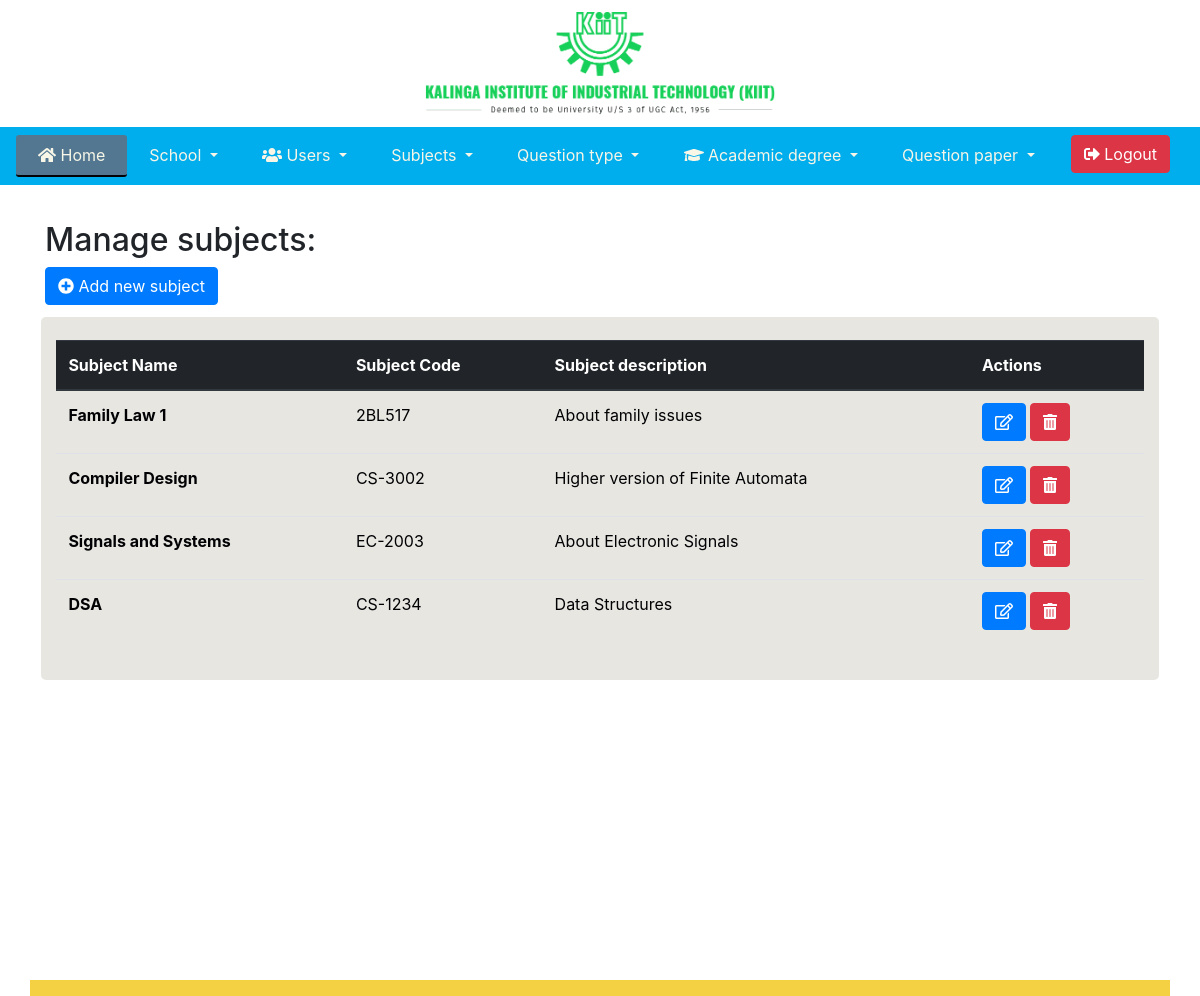
Page /nishi/nishi/manage-subject.php (signed in) on the committed database.
### tables this page shows
CREATE TABLE `subject` (
  `sub_id` int(5) NOT NULL,
  `sub_code` varchar(20) NOT NULL,
  `sub_name` varchar(50) NOT NULL,
  `sub_desc` varchar(50) NOT NULL,
  `school_id` int(11) DEFAULT NULL,
  `y_id` int(11) DEFAULT NULL,
  `comments` varchar(100) DEFAULT NULL,
  `injected_date` timestamp NOT NULL DEFAULT CURRENT_TIMESTAMP
);

### nishi/nishi/manage-subject.php (the view, shortened to what this page needs)
<?php session_start();
      include 'include/header.php';
      include 'include/navbar.php';
?>
<div class="container">
  <h2> Manage subjects: </h2>
    <a href="add-subject.php" role="button" class="btn btn-md btn-primary">
      <i class="fa fa-plus-circle"></i>
      Add new subject
    </a>
  <div class="row">
    <div class="col data-col" id="viewSchools">
        <table class="table">
          <thead class="thead-dark">
            <tr>
            <th scope="col">Subject Name</th>
            <th scope="col">Subject Code </th>
            <th scope="col">Subject description</th>
            <th scope="col">Actions</th>
          </tr>
        </thead>
        <tbody>
              <?php
              try {
              $pdo = Database::connect();
              $sql = "SELECT * FROM subject ORDER BY injected_date DESC";
              ?>
              <?php foreach($pdo->query($sql) as $sub) :?>
                <tr>
                  <th scope="row"> <?php echo $sub['sub_name'] ?> </th>
                  <td> <?php echo $sub['sub_code'] ?> </td>
                  <td> <?php echo $sub['sub_desc'] ?> </td>
                  <td>
                    <a href="edit-subject.php?sub_id=<?php echo $sub['sub_id'] ?>" role="button" class="btn btn-md btn-primary">
                      <i class="far fa-edit"></i>
                    </a>
                    <button type="button" class="btn btn-danger" data-toggle="modal" data-target="#deleteSub<?php echo $sub['sub_id']?>">
                      <i class="fa fa-trash-alt"></i>
                    </button>
                  </td>
                </tr>
              <?php endforeach;?>
              <?php
              } catch(PDOException $e) {
                echo "There is some problem in connection: " . $e->getMessage();
              }
            ?>
        </tbody>
    </table>
    </div>
  </div>
</div>
<?php include 'include/footer.php';?>

### nishi/nishi/css/main.css (style rules this page uses)
.container { margin: 2%; padding: 1%; }
.data-col { padding: 2% 3%; margin: 1%; background-color: #E7E6E1; color: #020205; border-radius: 5px; }
html { position: relative; min-height: 100%; }
body { margin-bottom: 20px; }

### rows in the picture
subject: sub_name "Family Law 1", sub_code "2BL517", sub_desc "About family issues"
subject: sub_name "Compiler Design", sub_code "CS-3002", sub_desc "Higher version of Finite Automata"
subject: sub_name "Signals and Systems", sub_code "EC-2003", sub_desc "About Electronic Signals"
subject: sub_name "DSA", sub_code "CS-1234", sub_desc "Data Structures"
